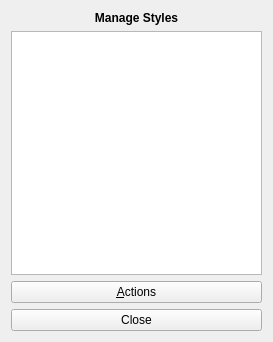
<?xml version="1.0" encoding="UTF-8"?>
<ui version="4.0">
 <author>Ph. Faist</author>
 <class>KLFStyleManager</class>
 <widget class="QWidget" name="KLFStyleManager">
  <property name="geometry">
   <rect>
    <x>0</x>
    <y>0</y>
    <width>273</width>
    <height>342</height>
   </rect>
  </property>
  <property name="windowTitle">
   <string>KLatexFormula - Style Manager</string>
  </property>
  <property name="windowIcon">
   <iconset resource="klfres.qrc">
    <normaloff>:/pics/klatexformula-128.png</normaloff>:/pics/klatexformula-128.png</iconset>
  </property>
  <layout class="QVBoxLayout" name="lyt_KLFStyleManager">
   <item>
    <widget class="QLabel" name="lbl">
     <property name="font">
      <font>
       <weight>75</weight>
       <bold>true</bold>
      </font>
     </property>
     <property name="text">
      <string>Manage Styles</string>
     </property>
     <property name="alignment">
      <set>Qt::AlignCenter</set>
     </property>
     <property name="wordWrap">
      <bool>false</bool>
     </property>
    </widget>
   </item>
   <item>
    <widget class="QListView" name="lstStyles">
     <property name="contextMenuPolicy">
      <enum>Qt::CustomContextMenu</enum>
     </property>
     <property name="acceptDrops">
      <bool>true</bool>
     </property>
     <property name="toolTip">
      <string>Drag and drop styles to move them. Right-click for actions menu.</string>
     </property>
     <property name="editTriggers">
      <set>QAbstractItemView::NoEditTriggers</set>
     </property>
     <property name="tabKeyNavigation">
      <bool>true</bool>
     </property>
     <property name="showDropIndicator" stdset="0">
      <bool>true</bool>
     </property>
     <property name="dragEnabled">
      <bool>true</bool>
     </property>
     <property name="dragDropOverwriteMode">
      <bool>false</bool>
     </property>
     <property name="dragDropMode">
      <enum>QAbstractItemView::DragDrop</enum>
     </property>
     <property name="alternatingRowColors">
      <bool>true</bool>
     </property>
     <property name="selectionMode">
      <enum>QAbstractItemView::SingleSelection</enum>
     </property>
     <property name="selectionBehavior">
      <enum>QAbstractItemView::SelectRows</enum>
     </property>
     <property name="verticalScrollMode">
      <enum>QAbstractItemView::ScrollPerPixel</enum>
     </property>
     <property name="horizontalScrollMode">
      <enum>QAbstractItemView::ScrollPerPixel</enum>
     </property>
    </widget>
   </item>
   <item>
    <widget class="QPushButton" name="btnActions">
     <property name="toolTip">
      <string>Choose an action</string>
     </property>
     <property name="text">
      <string>&amp;Actions</string>
     </property>
     <property name="icon">
      <iconset resource="klfres.qrc">
       <normaloff>:/pics/actions.png</normaloff>:/pics/actions.png</iconset>
     </property>
     <property name="shortcut">
      <string>Alt+A</string>
     </property>
    </widget>
   </item>
   <item>
    <widget class="QPushButton" name="btnClose">
     <property name="toolTip">
      <string>Close window</string>
     </property>
     <property name="text">
      <string>Close</string>
     </property>
     <property name="icon">
      <iconset>
       <normaloff>:/pics/closehide.png</normaloff>:/pics/closehide.png</iconset>
     </property>
    </widget>
   </item>
  </layout>
 </widget>
 <layoutdefault spacing="6" margin="11"/>
 <resources>
  <include location="klfres.qrc"/>
 </resources>
 <connections/>
</ui>
